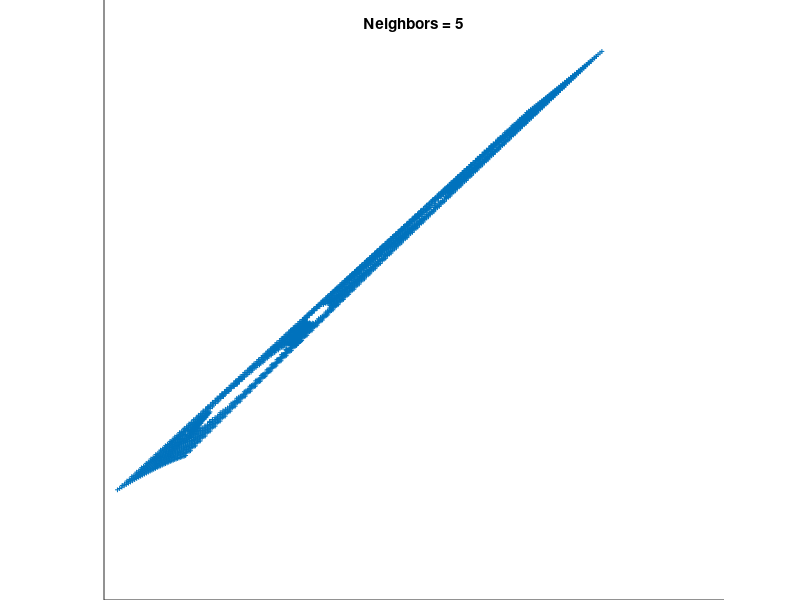

Recreate this plot in MATLAB.
clear all; close all; clc;
X = csvread('datamatrix.csv', 1, 1);



[D,N] = size(X);
d = 2;
K = input('Enter how many neighbors: ')
fprintf(1,'LLE running on %d points in %d dimensions\n',N,D);


% STEP1: COMPUTE PAIRWISE DISTANCES & FIND NEIGHBORS 
fprintf(1,'-->Finding %d nearest neighbours.\n',K);

X2 = sum(X.^2,1);
distance = repmat(X2,N,1)+repmat(X2',1,N)-2*X'*X;

[sorted,index] = sort(distance);
neighborhood = index(2:(1+K),:);



% STEP2: SOLVE FOR RECONSTRUCTION WEIGHTS
fprintf(1,'-->Solving for reconstruction weights.\n');

if(K>D) 
  fprintf(1,'   [note: K>D; regularization will be used]\n'); 
  tol=1e-3; % regularlizer in case constrained fits are ill conditioned
else
  tol=0;
end

W = zeros(K,N);
for ii=1:N
   z = X(:,neighborhood(:,ii))-repmat(X(:,ii),1,K); % shift ith pt to origin
   C = z'*z;                                        % local covariance
   C = C + eye(K,K)*tol*trace(C);                   % regularlization (K>D)
   W(:,ii) = C\ones(K,1);                           % solve Cw=1
   W(:,ii) = W(:,ii)/sum(W(:,ii));                  % enforce sum(w)=1
end;


% STEP 3: COMPUTE EMBEDDING FROM EIGENVECTS OF COST MATRIX M=(I-W)'(I-W)
fprintf(1,'-->Computing embedding.\n');

% M=eye(N,N); % use a sparse matrix with storage for 4KN nonzero elements
M = sparse(1:N,1:N,ones(1,N),N,N,4*K*N); 
for ii=1:N
   w = W(:,ii);
   jj = neighborhood(:,ii);
   M(ii,jj) = M(ii,jj) - w';
   M(jj,ii) = M(jj,ii) - w;
   M(jj,jj) = M(jj,jj) + w*w';
end;

% CALCULATION OF EMBEDDING
options.disp = 0; options.isreal = 1; options.issym = 1; 
[Y,eigenvals] = eigs(M,d+1,0,options);
Y = Y(:,2:d+1)'*sqrt(N); % bottom evect is [1,1,1,1...] with eval 0


fprintf(1,'Done.\n');
scatter(Y(1,:),Y(2,:),12,'+');
grid off;
set(gca,'XTick',[]); set(gca,'YTick',[]);
title('Neighbors = 5')



%%%%%%%%%%%%%%%%%%%%%%%%%%%%%%%%%%%%%%%%%%%%%%%%%%%%%%%%%%%%


% other possible regularizers for K>D
%   C = C + tol*diag(diag(C));                       % regularlization
%   C = C + eye(K,K)*tol*trace(C)*K;                 % regularlization
